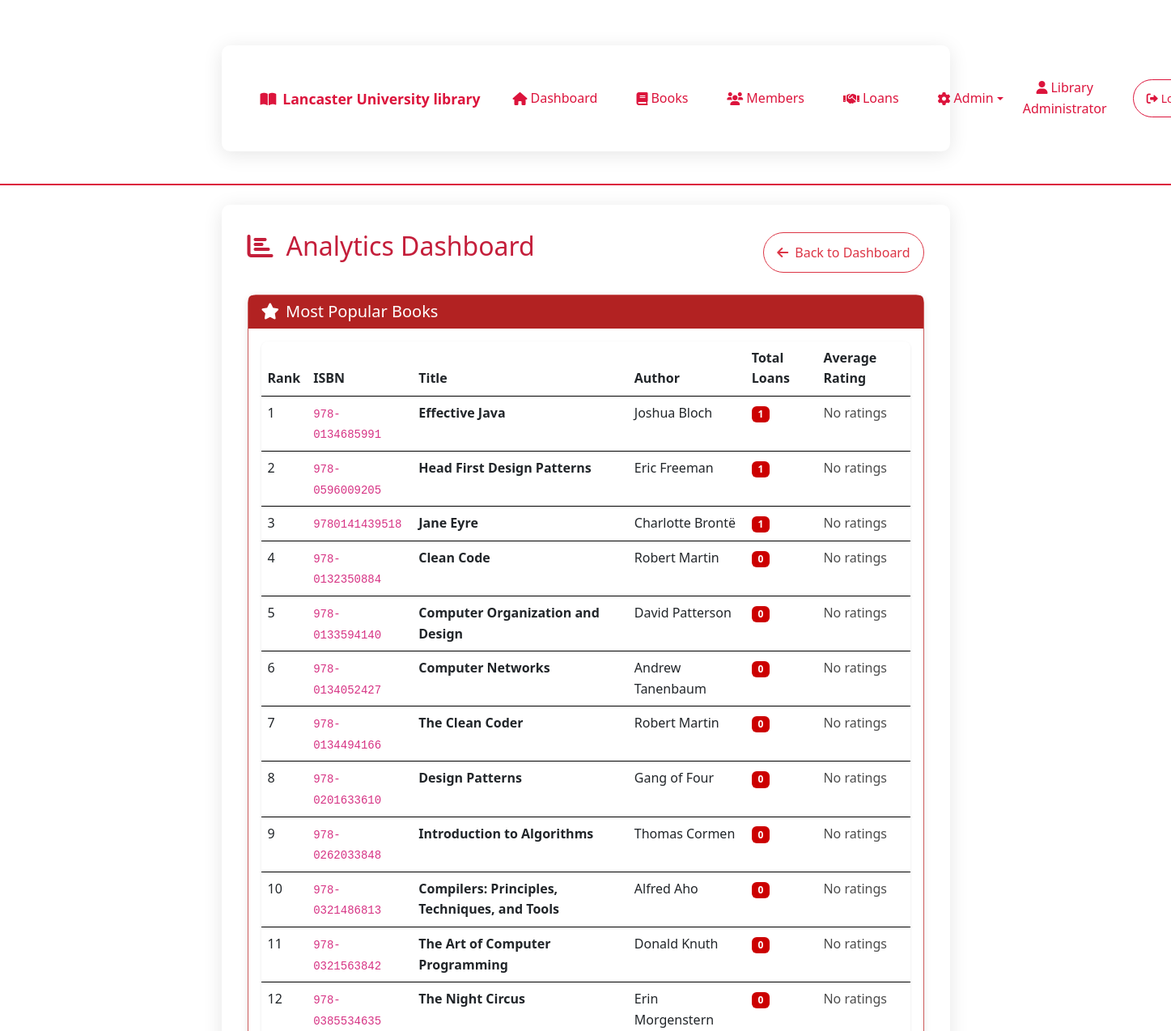
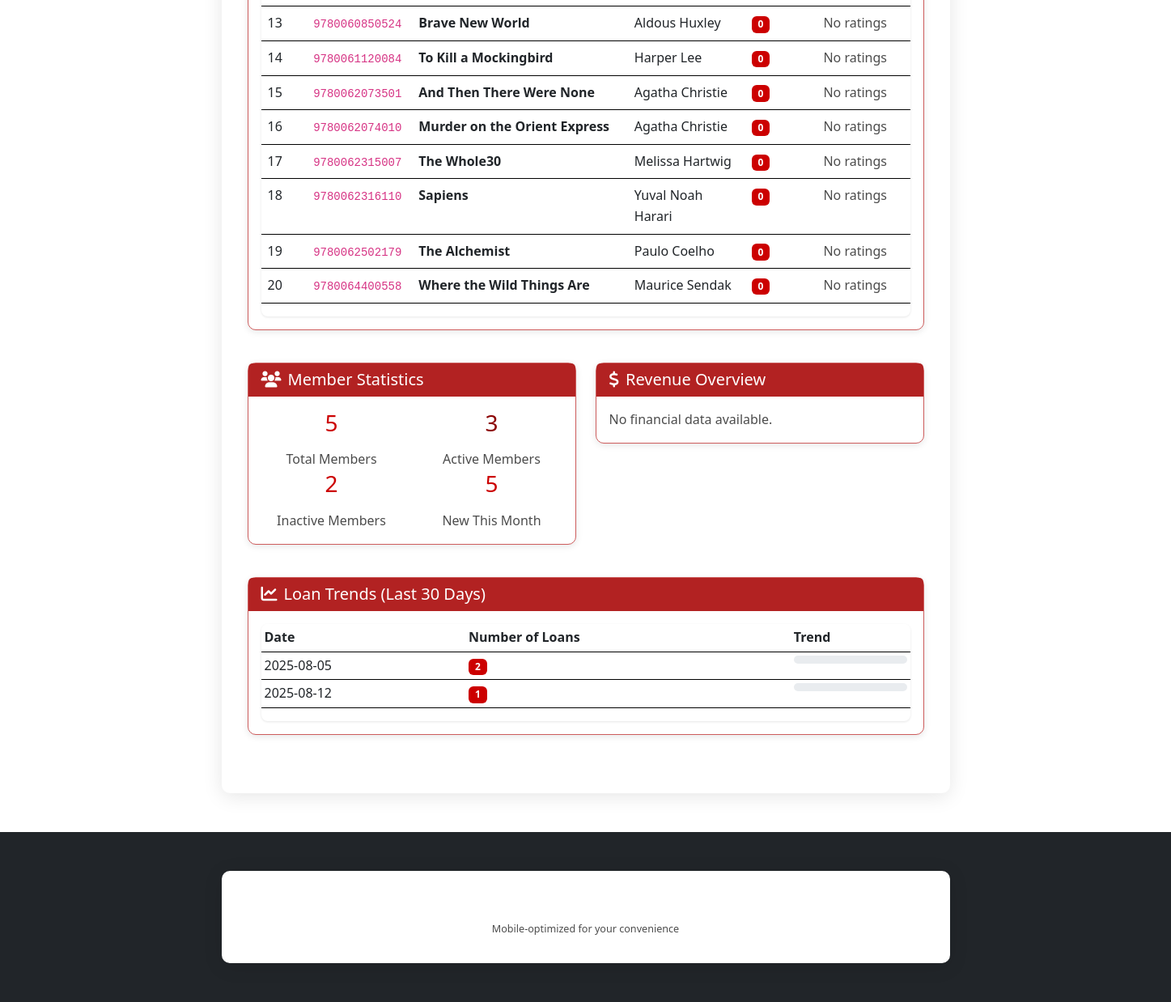
The app's page /analytics (signed in) with its own data (2 pictures, top to bottom).
### tables this page shows
CREATE TABLE Books (
    ISBN TEXT PRIMARY KEY,
    Title TEXT NOT NULL,
    Author TEXT NOT NULL,
    Genre TEXT,
    PublicationYear INT,
    AvailabilityStatus TEXT
);

### app.py (the view)
@app.route('/analytics')
@librarian_required
def analytics():
    popular_books = library.get_popular_books(20)
    member_stats = library.get_member_activity_stats()
    loan_trends = library.get_loan_trends(30)
    return render_template('analytics.html',
                         popular_books=popular_books,
                         member_stats=member_stats,
                         loan_trends=loan_trends)

### templates/analytics.html (shortened to what this page needs)
{% extends "base.html" %}
{% block content %}
<div class="d-flex justify-content-between align-items-center mb-4">
    <h2><i class="fas fa-chart-bar me-3"></i>Analytics Dashboard</h2>
    <a href="{{ url_for('librarian_dashboard') }}" class="btn btn-outline-danger">
        <i class="fas fa-arrow-left me-2"></i>Back to Dashboard
    </a>
</div>
<div class="row mb-4">
    <div class="col-12">
        <div class="card">
            <div class="card-header">
                <h5><i class="fas fa-star me-2"></i>Most Popular Books</h5>
            </div>
            <div class="card-body">
                {% if popular_books %}
                <div class="table-responsive">
                    <table class="table table-hover">
                        <thead>
                            <tr>
                                <th>Rank</th>
                                <th>ISBN</th>
                                <th>Title</th>
                                <th>Author</th>
                                <th>Total Loans</th>
                                <th>Average Rating</th>
                            </tr>
                        </thead>
                        <tbody>
                            {% for book in popular_books %}
                            <tr>
                                <td>{{ loop.index }}</td>
                                <td><code>{{ book[0] }}</code></td>
                                <td><strong>{{ book[1] }}</strong></td>
                                <td>{{ book[2] }}</td>
                                <td><span class="badge bg-danger">{{ book[3] }}</span></td>
                                <td>
                                    {% if book[4] > 0 %}
                                        <span class="badge bg-warning">{{ "%.1f"|format(book[4]) }}★</span>
                                    {% else %}
                                        <span class="text-muted">No ratings</span>
                                    {% endif %}
                                </td>
                            </tr>
                            {% endfor %}
                        </tbody>
                    </table>
                </div>
                {% else %}
                <p class="text-muted text-center py-4">No loan data available yet.</p>
                {% endif %}
            </div>
        </div>
    </div>
</div>
<div class="row mb-4">
    <div class="col-md-6">
        <div class="card">
            <div class="card-header">
                <h5><i class="fas fa-users me-2"></i>Member Statistics</h5>
            </div>
            <div class="card-body">
                {% if member_stats %}
                <div class="row text-center">
                    <div class="col-6">
                        <h3 class="text-danger">{{ member_stats[0] }}</h3>
                        <p class="text-muted">Total Members</p>
                    </div>
                    <div class="col-6">
                        <h3 class="text-success">{{ member_stats[1] }}</h3>
                        <p class="text-muted">Active Members</p>
                    </div>
                </div>
                <div class="row text-center">
                    <div class="col-6">
                        <h3 class="text-danger">{{ member_stats[2] }}</h3>
                        <p class="text-muted">Inactive Members</p>
                    </div>
                    <div class="col-6">
                        <h3 class="text-danger">{{ member_stats[3] }}</h3>
                        <p class="text-muted">New This Month</p>
                    </div>
                </div>
                {% else %}
                <p class="text-muted">No member data available.</p>
                {% endif %}
            </div>
        </div>
    </div>
    <div class="col-md-6">
        <div class="card">
            <div class="card-header">
                <h5><i class="fas fa-dollar-sign me-2"></i>Revenue Overview</h5>
            </div>
            <div class="card-body">
                {% if revenue %}
                <div class="row text-center">
                    <div class="col-4">
                        <h4 class="text-success">${{ "%.2f"|format(revenue[0] or 0) }}</h4>
                        <p class="text-muted">Total Revenue</p>
                    </div>
                    <div class="col-4">
                        <h4 class="text-warning">${{ "%.2f"|format(revenue[1] or 0) }}</h4>
                        <p class="text-muted">Pending</p>
                    </div>
                    <div class="col-4">
                        <h4 class="text-danger">{{ revenue[2] or 0 }}</h4>
                        <p class="text-muted">Total Fines</p>
                    </div>
                </div>
                {% else %}
                <p class="text-muted">No financial data available.</p>
                {% endif %}
            </div>
        </div>
    </div>
</div>
<div class="row mb-4">
    <div class="col-12">
        <div class="card">
            <div class="card-header">
                <h5><i class="fas fa-chart-line me-2"></i>Loan Trends (Last 30 Days)</h5>
            </div>
            <div class="card-body">
                {% if loan_trends %}
                <div class="table-responsive">
                    <table class="table table-sm">
                        <thead>
                            <tr>
                                <th>Date</th>
                                <th>Number of Loans</th>
                                <th>Trend</th>
                            </tr>
                        </thead>
                        <tbody>
                            {% set max_loans = loan_trends|map(attribute=1)|max %}
                            {% for trend in loan_trends[-10:] %}
                            <tr>
                                <td>{{ trend[0] }}</td>
                                <td><span class="badge bg-danger">{{ trend[1] }}</span></td>
                                <td>
                                    <div class="progress" style="height: 10px;">
                                    </div>
                                </td>
                            </tr>
                            {% endfor %}
                        </tbody>
                    </table>
                </div>
                {% else %}
                <p class="text-muted text-center py-4">No loan trend data available.</p>
                {% endif %}
            </div>
        </div>
    </div>
</div>
{% endblock %}

### templates/base.html (shortened to what this page needs)
<!DOCTYPE html>
<html lang="en">
<head>
    <link href="https://cdn.jsdelivr.net/npm/bootstrap@5.3.0/dist/css/bootstrap.min.css" rel="stylesheet">
    <link href="https://cdnjs.cloudflare.com/ajax/libs/font-awesome/6.0.0/css/all.min.css" rel="stylesheet">
    <link href="{{ url_for('static', filename='css/style.css') }}" rel="stylesheet">
</head>
<body>
    <nav class="navbar navbar-expand-lg navbar-dark bg-primary">
        <div class="container">
            {% if session.user_type == 'student' %}
                <a class="navbar-brand" href="{{ url_for('student_dashboard') }}">
                    <i class="fas fa-book-open me-2"></i>Lancaster University library
                </a>
            {% elif session.user_type == 'librarian' %}
                <a class="navbar-brand" href="{{ url_for('librarian_dashboard') }}">
                    <i class="fas fa-book-open me-2"></i>Lancaster University library
                </a>
            {% else %}
                <a class="navbar-brand" href="{{ url_for('login') }}">
                    <i class="fas fa-book-open me-2"></i>Lancaster University library
                </a>
            {% endif %}
            <div class="collapse navbar-collapse" id="navbarNav">
                <ul class="navbar-nav me-auto">
                    {% if session.user_type %}
                        <li class="nav-item">
                            {% if session.user_type == 'student' %}
                                <a class="nav-link" href="{{ url_for('student_dashboard') }}">
                                    <i class="fas fa-home me-1"></i>Dashboard
                                </a>
                            {% elif session.user_type == 'librarian' %}
                                <a class="nav-link" href="{{ url_for('librarian_dashboard') }}">
                                    <i class="fas fa-home me-1"></i>Dashboard
                                </a>
                            {% else %}
                                <a class="nav-link" href="{{ url_for('home') }}">
                                    <i class="fas fa-home me-1"></i>Dashboard
                                </a>
                            {% endif %}
                        </li>
                        {% if session.user_type == 'librarian' %}
                            <li class="nav-item">
                                <a class="nav-link" href="{{ url_for('books') }}">
                                    <i class="fas fa-book me-1"></i>Books
                                </a>
                            </li>
                            <li class="nav-item">
                                <a class="nav-link" href="{{ url_for('members') }}">
                                    <i class="fas fa-users me-1"></i>Members
                                </a>
                            </li>
                            <li class="nav-item">
                                <a class="nav-link" href="{{ url_for('loans') }}">
                                    <i class="fas fa-handshake me-1"></i>Loans
                                </a>
                            </li>
                            <li class="nav-item dropdown">
                                <a class="nav-link dropdown-toggle" href="#" role="button" data-bs-toggle="dropdown">
                                    <i class="fas fa-cog me-1"></i>Admin
                                </a>
                            </li>
                        {% endif %}
                    {% endif %}
                </ul>
                <div class="d-flex align-items-center">
                    {% if session.user_type %}
                        <span class="navbar-text me-3">
                            <i class="fas fa-user me-1"></i>{{ session.name or 'User' }}
                        </span>
                        <a href="{{ url_for('logout') }}" class="btn btn-outline-light btn-sm me-2">
                            <i class="fas fa-sign-out-alt me-1"></i>Logout
                        </a>
                    {% endif %}
                </div>
            </div>
        </div>
    </nav>
    <main class="main-content">
        <div class="container mt-4">
            {% block content %}{% endblock %}
        </div>
    </main>
    <footer class="bg-dark text-white text-center py-3 mt-5">
        <div class="container">
            <p class="mb-1">&copy; 2024 Lancaster University Library Management System.</p>
            <small class="text-muted">Mobile-optimized for your convenience</small>
        </div>
    </footer>
</body>
</html>

### records on screen
Books: ISBN "978-0134685991", Title "Effective Java", Author "Joshua Bloch", book "1"
Books: ISBN "978-0596009205", Title "Head First Design Patterns", Author "Eric Freeman", book "1"
Books: ISBN "9780141439518", Title "Jane Eyre", Author "Charlotte Brontë", book "1"
Books: ISBN "978-0132350884", Title "Clean Code", Author "Robert Martin", book "0"
Books: ISBN "978-0133594140", Title "Computer Organization and Design", Author "David Patterson", book "0"
Books: ISBN "978-0134052427", Title "Computer Networks", Author "Andrew Tanenbaum", book "0"
Books: ISBN "978-0134494166", Title "The Clean Coder", Author "Robert Martin", book "0"
Books: ISBN "978-0201633610", Title "Design Patterns", Author "Gang of Four", book "0"
Books: ISBN "978-0262033848", Title "Introduction to Algorithms", Author "Thomas Cormen", book "0"
Books: ISBN "978-0321486813", Title "Compilers: Principles, Techniques, and Tools", Author "Alfred Aho", book "0"
Books: ISBN "978-0321563842", Title "The Art of Computer Programming", Author "Donald Knuth", book "0"
Books: ISBN "978-0385534635", Title "The Night Circus", Author "Erin Morgenstern", book "0"
Books: ISBN "9780060850524", Title "Brave New World", Author "Aldous Huxley", book "0"
Books: ISBN "9780061120084", Title "To Kill a Mockingbird", Author "Harper Lee", book "0"
Books: ISBN "9780062073501", Title "And Then There Were None", Author "Agatha Christie", book "0"
Books: ISBN "9780062074010", Title "Murder on the Orient Express", Author "Agatha Christie", book "0"
Books: ISBN "9780062315007", Title "The Whole30", Author "Melissa Hartwig", book "0"
Books: ISBN "9780062316110", Title "Sapiens", Author "Yuval Noah Harari", book "0"
Books: ISBN "9780062502179", Title "The Alchemist", Author "Paulo Coelho", book "0"
Books: ISBN "9780064400558", Title "Where the Wild Things Are", Author "Maurice Sendak", book "0"

### other values on screen
{{ session.name or 'User' }} "Library Administrator"
{{ member_stats[0] }} "5"
{{ member_stats[1] }} "3"
{{ member_stats[2] }} "2"
{{ member_stats[3] }} "5"
{{ trend[0] }} "2025-08-05" "2025-08-12"
{{ trend[1] }} "2" "1"
